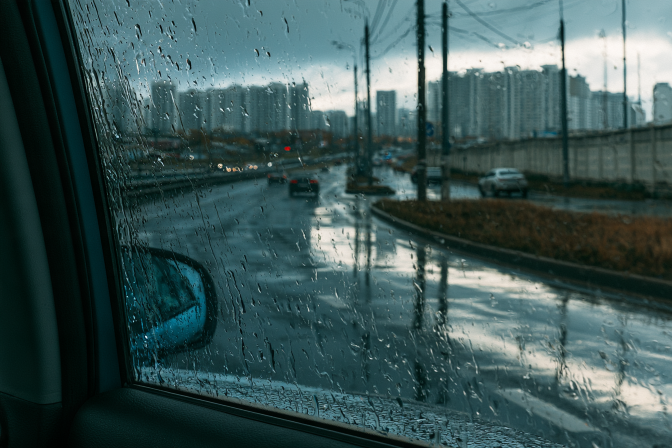
#> input picture selected/02-rain-window.png, 1344 x 896 px (shown at 1/2 size); its folder holds only this picture in this run
$ python export_v2.py
#> lines starting #> are read from the running program, lines starting #| are printed output that depends on the picture
from pathlib import Path
import subprocess
from PIL import Image, ImageDraw, ImageFont, ImageOps

ROOT=Path(__file__).resolve().parents[1]
OUT=ROOT/'output'
TMP=ROOT/'tmp'/'pdfs'
EDGE=Path(r'C:\Program Files (x86)\Microsoft\Edge\Application\msedge.exe')

def export_pdf():
    target=OUT/'seven-winters-zine-v2.pdf'
    cmd=[str(EDGE),'--headless','--disable-gpu','--no-sandbox','--no-pdf-header-footer','--run-all-compositor-stages-before-draw',f'--print-to-pdf={target}',(ROOT/'seven-winters-zine-v2-reader.html').as_uri()]
    subprocess.run(cmd,check=True,stdout=subprocess.DEVNULL,stderr=subprocess.DEVNULL)
#> (this line was passed over: subprocess is not available in this run)

def contact_sheet():
    files=sorted((ROOT/'selected').glob('*.png'))
    cols,cell_w,cell_h=4,520,385
    rows=(len(files)+cols-1)//cols
    sheet=Image.new('RGB',(cols*cell_w,rows*cell_h),'#171717')
#> sheet: PIL image 2080x385 RGB; every value is 23
    draw=ImageDraw.Draw(sheet)
    try:
        label=ImageFont.truetype('arial.ttf',20)
        num=ImageFont.truetype('arialbd.ttf',25)
    except OSError: label=num=ImageFont.load_default()
    for i,path in enumerate(files,1):
        img=Image.open(path).convert('RGB')
#> img is the input picture: PIL image 1344x896 RGB; mean R, G, B 60.1, 85, 85
        img.thumbnail((cell_w-32,cell_h-70),Image.Resampling.LANCZOS)
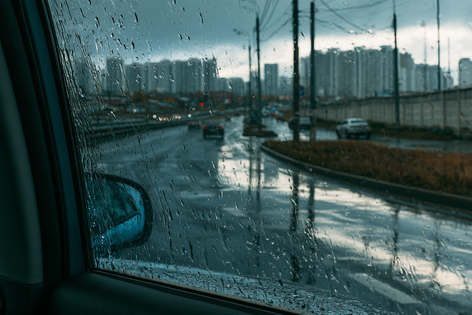
#> img: PIL image 472x315 RGB; mean R, G, B 60.1, 85, 85
        x=(i-1)%cols*cell_w; y=(i-1)//cols*cell_h
        framed=ImageOps.expand(img,border=3,fill='#efede6')
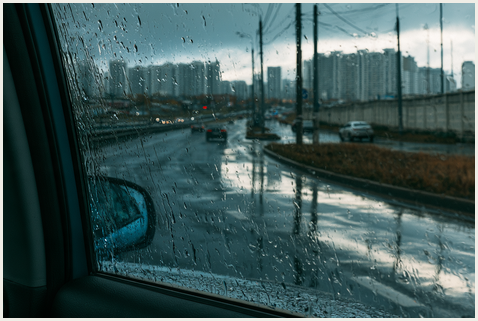
#> framed: PIL image 478x321 RGB; mean R, G, B 65.7, 89.7, 89.5
        sheet.paste(framed,(x+16,y+12))
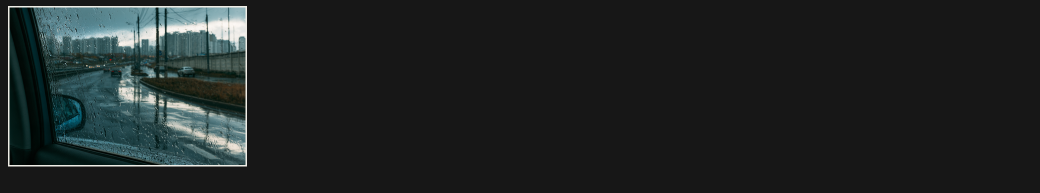
#> sheet: PIL image 2080x385 RGB (shown at 1/2 size); mean R, G, B 31.2, 35.8, 35.7
        draw.text((x+16,y+cell_h-46),f'{i:02d}',font=num,fill='#8d1d19')
        draw.text((x+58,y+cell_h-42),path.name,font=label,fill='#efede6')
    sheet.save(OUT/'seven-winters-v2-contact-sheet.jpg',quality=94,subsampling=0)
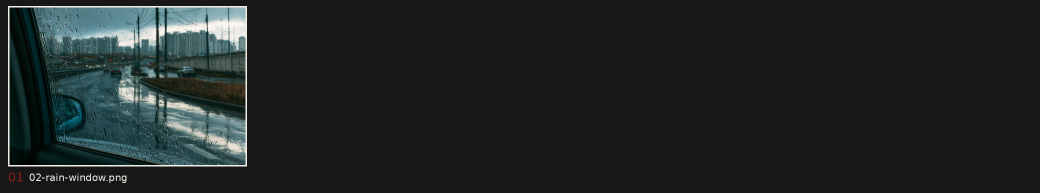
#> saved as seven-winters-v2-contact-sheet.jpg: PIL image 2080x385 RGB (shown at 1/2 size); mean R, G, B 31.4, 36, 36

if __name__=='__main__':
    OUT.mkdir(parents=True,exist_ok=True); TMP.mkdir(parents=True,exist_ok=True)
    export_pdf(); contact_sheet()

$ run again, on selected/08-spring-grass.png
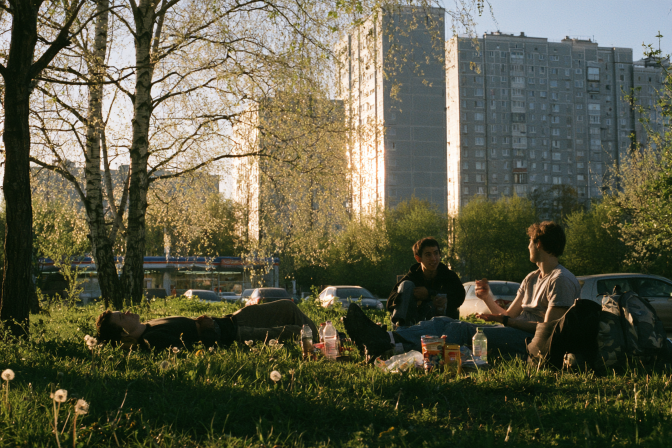
#> input picture selected/08-spring-grass.png, 1344 x 896 px (shown at 1/2 size)
#> in contact_sheet, img is the input picture: PIL image 1344x896 RGB; mean R, G, B 91.1, 90.7, 69.9
#> img: PIL image 472x315 RGB
#> in contact_sheet, `framed=ImageOps.expand(img,border=3,fill='#efede6')`:
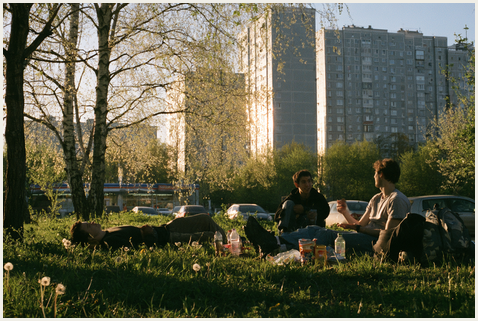
#> framed: PIL image 478x321 RGB; mean R, G, B 95.7, 95.3, 74.8
#> in contact_sheet, `sheet.save(OUT/'seven-winters-v2-contact-sheet.jpg',quality=94,subsamp..`:
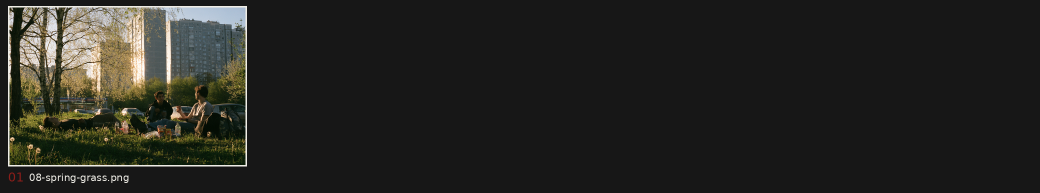
#> saved as seven-winters-v2-contact-sheet.jpg: PIL image 2080x385 RGB (shown at 1/2 size); mean R, G, B 37.2, 37.1, 33.2

$ run again, on selected/09-late-metro.png
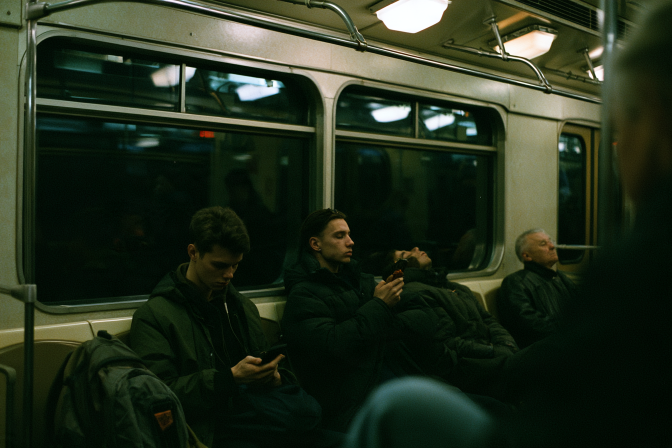
#> input picture selected/09-late-metro.png, 1344 x 896 px (shown at 1/2 size)
#> in contact_sheet, img is the input picture: PIL image 1344x896 RGB; mean R, G, B 36.9, 47.3, 30.1
#> img: PIL image 472x315 RGB
#> in contact_sheet, `framed=ImageOps.expand(img,border=3,fill='#efede6')`:
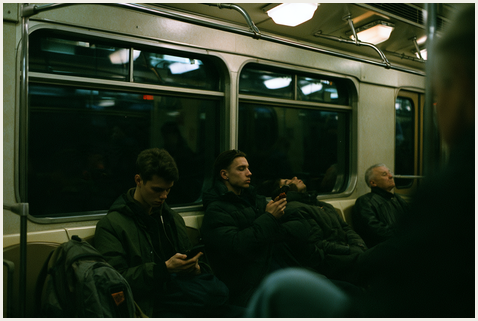
#> framed: PIL image 478x321 RGB; mean R, G, B 43.1, 53.2, 36.3
#> in contact_sheet, `sheet.save(OUT/'seven-winters-v2-contact-sheet.jpg',quality=94,subsamp..`:
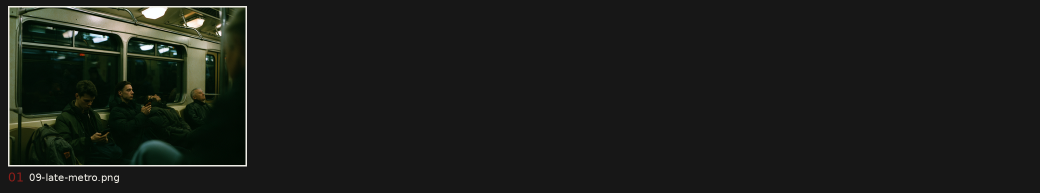
#> saved as seven-winters-v2-contact-sheet.jpg: PIL image 2080x385 RGB (shown at 1/2 size); mean R, G, B 27.1, 29, 25.8

$ run again, on selected/10-birthday.png
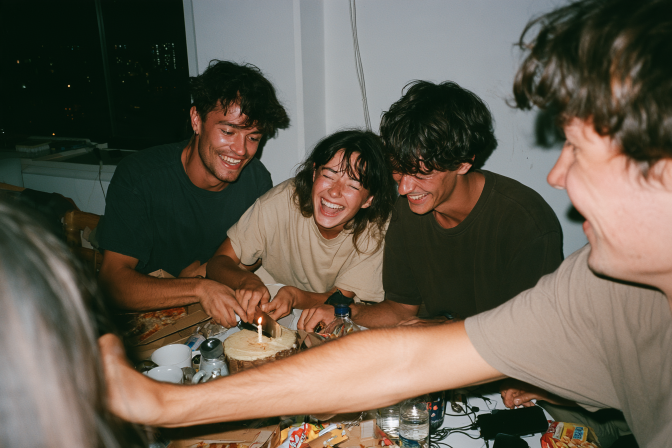
#> input picture selected/10-birthday.png, 1344 x 896 px (shown at 1/2 size)
#> in contact_sheet, img is the input picture: PIL image 1344x896 RGB; mean R, G, B 100.8, 92.2, 79
#> img: PIL image 472x315 RGB
#> in contact_sheet, `framed=ImageOps.expand(img,border=3,fill='#efede6')`:
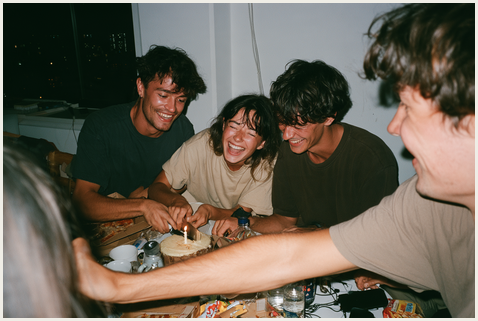
#> framed: PIL image 478x321 RGB; mean R, G, B 105.1, 96.7, 83.7
#> in contact_sheet, `sheet.save(OUT/'seven-winters-v2-contact-sheet.jpg',quality=94,subsamp..`:
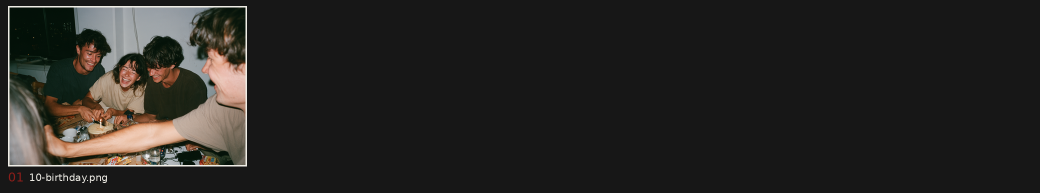
#> saved as seven-winters-v2-contact-sheet.jpg: PIL image 2080x385 RGB (shown at 1/2 size); mean R, G, B 39, 37.3, 34.8

$ run again, on selected/03-dorm-room.png
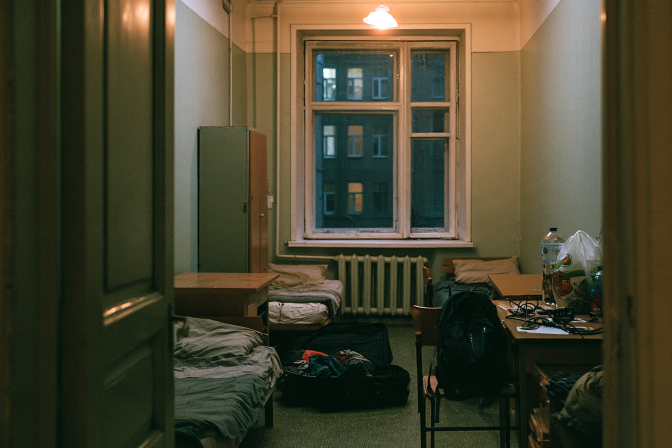
#> input picture selected/03-dorm-room.png, 1344 x 896 px (shown at 1/2 size)
#> in contact_sheet, img is the input picture: PIL image 1344x896 RGB; mean R, G, B 71.6, 68.1, 46.9
#> img: PIL image 472x315 RGB
#> in contact_sheet, `sheet.save(OUT/'seven-winters-v2-contact-sheet.jpg',quality=94,subsamp..`:
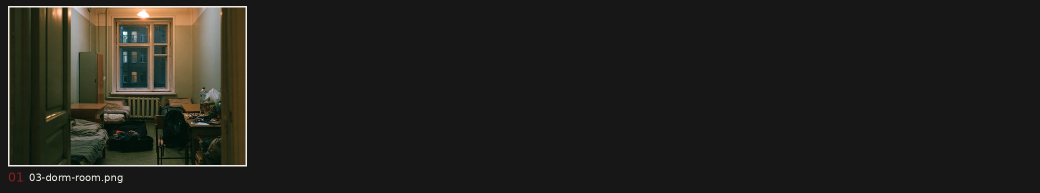
#> saved as seven-winters-v2-contact-sheet.jpg: PIL image 2080x385 RGB (shown at 1/2 size); mean R, G, B 33.5, 32.9, 28.9
